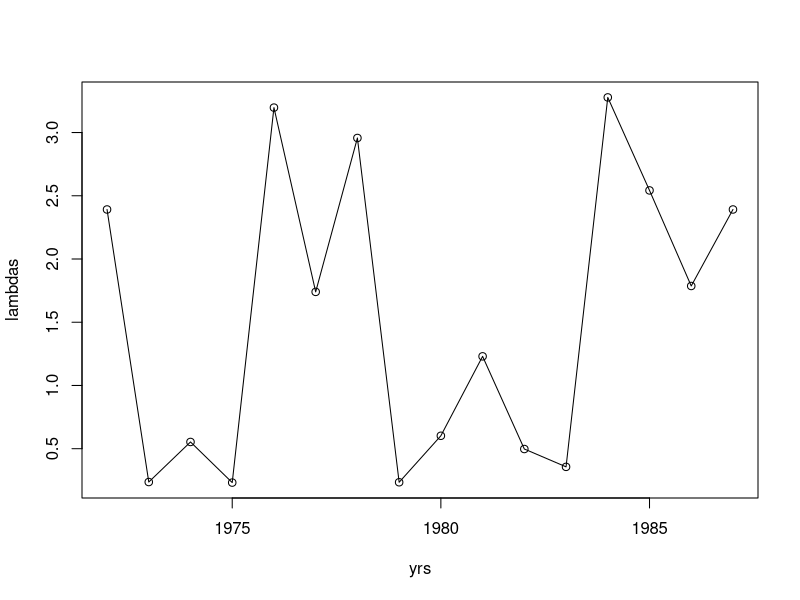
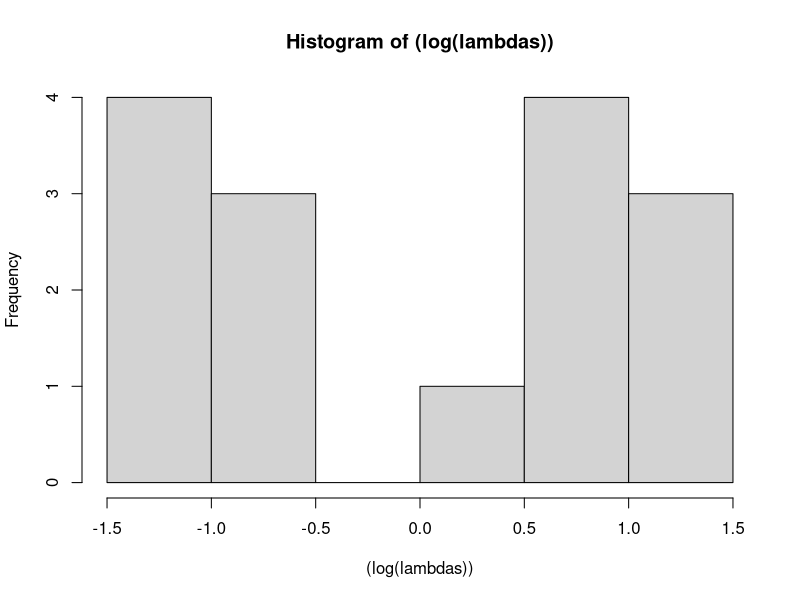
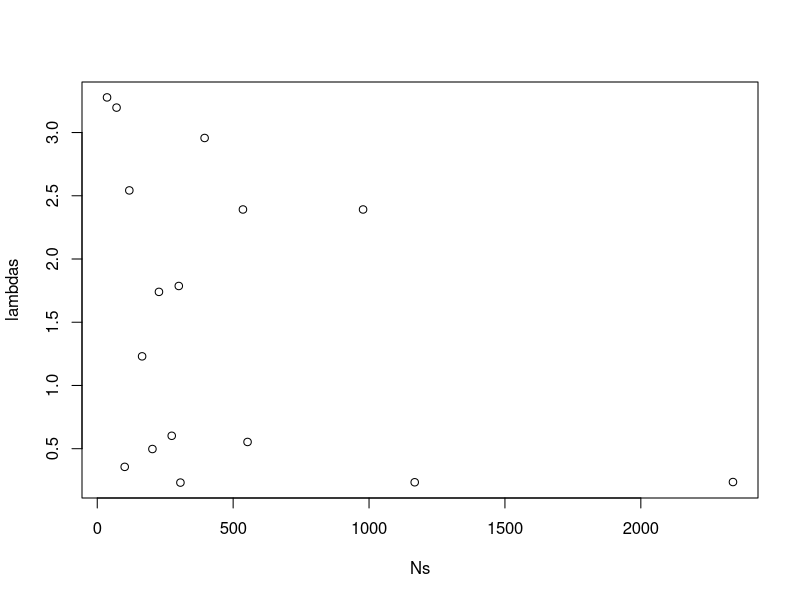
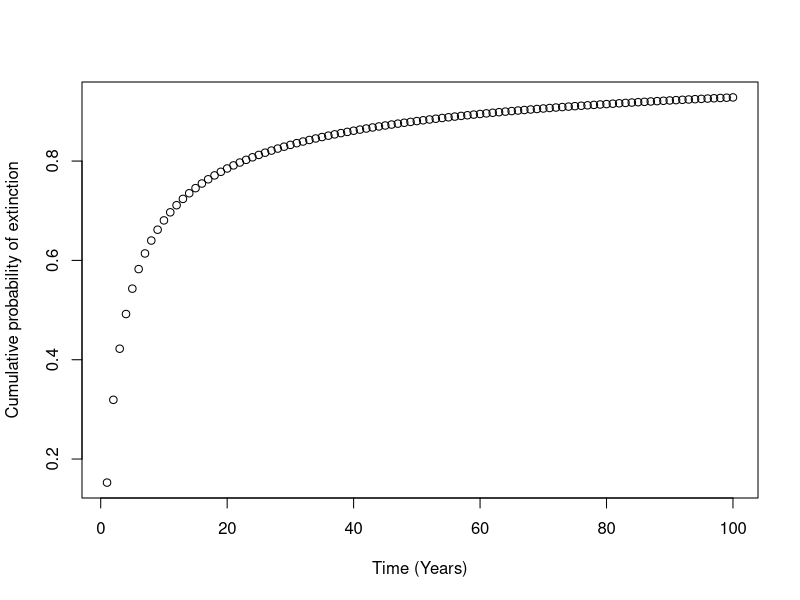

Reproduce these figures in R, in order.
graphics.off()# closes fig window
rm(list=ls())  # clear all variables

#-----INPUT PARAMETERS----------------------
# list of years that data were collected
yrs=c(1972,
1973,
1974,
1975,
1976,
1977,
1978,
1979,
1980,
1981,
1982,
1983,
1984,
1985,
1986,
1987)


#list of population sizes
Ns=c(978,
2339,
553,
306,
71,
227,
395,
1168,
274,
165,
203,
101,
36,
118,
300,
536
)

l=length(Ns)
l
lambdas<-((Ns[2:l])/(Ns[1:(l-1)]))
lambdas
lams=cbind(yrs,lambdas)
lams
plot(lams,type="o")

hist((log(lambdas)))

lams2=cbind(Ns,lambdas)
plot(lams2,type="p")

#---- END OF INPUTS ---------------------------

# first, estimate lambdas and the right quantities to do the regression:
numNs = length(Ns)
lams = (Ns[2:numNs]/Ns[1:(numNs-1)])^(1/(yrs[2:numNs]-yrs[1:(numNs-1)]  ))

xx=sqrt(yrs[2:numNs]-yrs[1:(numNs-1)])
yy=log(Ns[2:numNs]/Ns[1:(numNs-1)])/xx

regressout=lm(yy~0+xx) # this conducts the linear regression that is described in the text, and in lecture using the fairybell example
sumregress=summary(regressout)
anovaregress=anova(regressout)


#mu<-mean(log(lambdas))
#mu
#sigsq<-var(log(lambdas))
#sigsq
#geomean<-exp(mu)
#geomean

mu=sumregress$coefficients[1] # estimate of mu from the regression

sig2=anovaregress$Mean[2]	# estimate of sigma^2 from the regression

mu
sig2
sumregress
anovaregress

#begin extcdf function from homework2:

#mu<-mean(log(lambdas))
#mu
#sig2<-var(log(lambdas))
#sig2
#geomean<-exp(mu)
#geomean
mu
sig2
d<-log(Ns[16])-log(120)
d
tmax<-100
#making an extinction CDF plot
extcdf=function(mu,sig2,d,tmax) {
  t=1:tmax
  G=pnorm((-d-mu*t)/sqrt(sig2*t))+
    exp(-2*mu*d/sig2)*pnorm((-d+mu*t)/sqrt(sig2*t))
  return(G)
}
sample=extcdf(mu,sig2,d,tmax)
plot(sample,ylab="Cumulative probability of extinction",xlab="Time (Years)")


